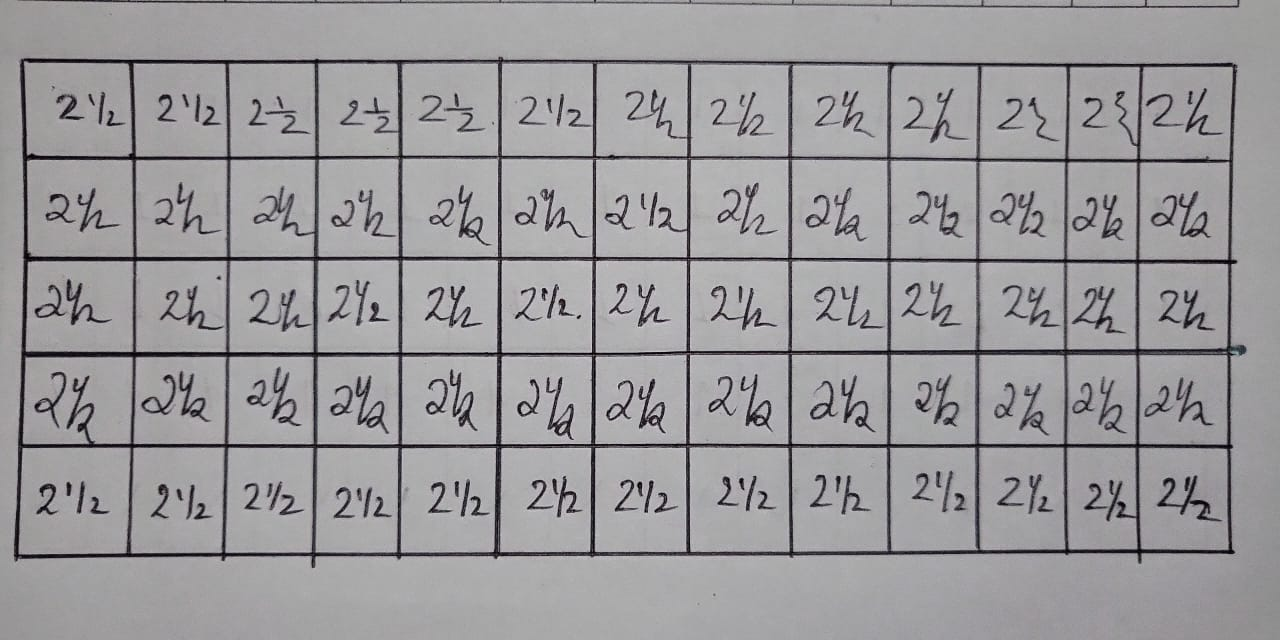
#> input picture Aneeta/Table_extraction/2.5.jpg, 1280 x 640 px
$ jupyter execute Crop_table.ipynb
#> lines starting #> are read from the running program, lines starting #| are printed output that depends on the picture; after the words box and inside, x2 and y2 are one past the last pixel; in counts of white or black regions, pixels touching at a corner belong together
#> further down, image is the input picture: shape (640, 1280, 3); mean B, G, R 155.7, 153.5, 154.9
[cell 1]
import cv2
import numpy as np

[cell 2]
def crop_table(image):
    gray =cv2.cvtColor(image, cv2.COLOR_BGR2GRAY)
    blurred = cv2.GaussianBlur(gray, (5,5), 0)
    edges = cv2.Canny(blurred, 50, 150)
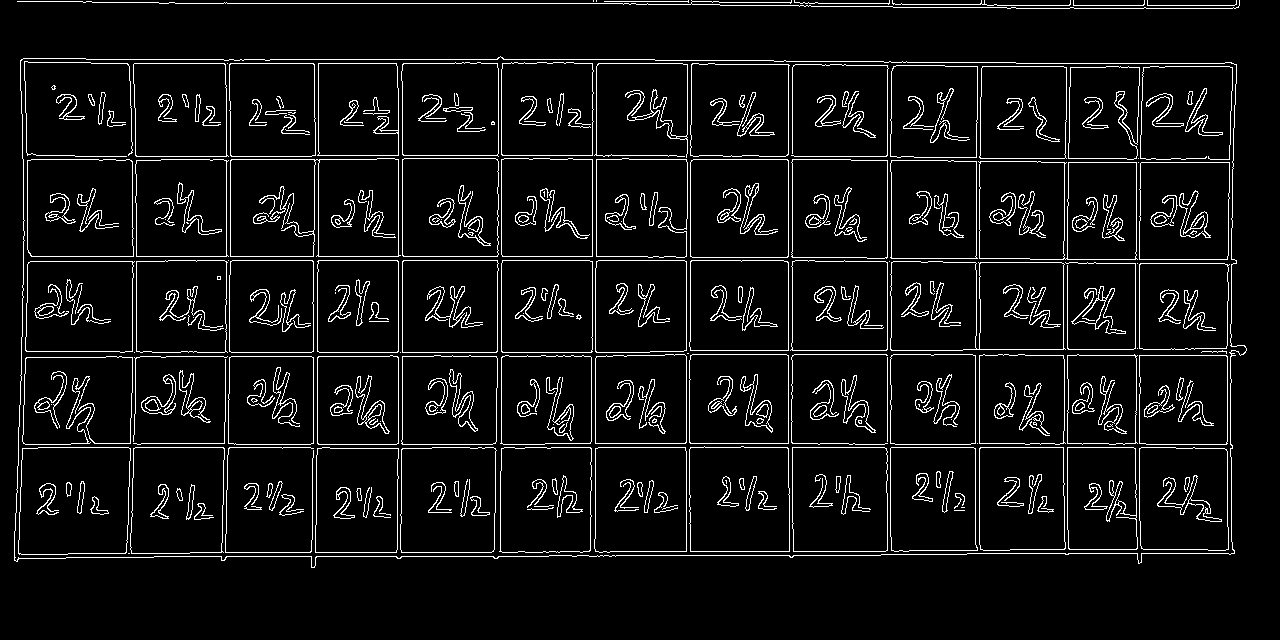
#> edges: shape (640, 1280); 6.9% white in thin lines or dots, all inside (x1, y1, x2, y2) = (14, 0, 1247, 568)
    contours, _ =cv2.findContours(edges, cv2.RETR_EXTERNAL, cv2.CHAIN_APPROX_SIMPLE)
#> contours = 9 contours, 8 with area under 20; largest, box (x1, y1, x2, y2) and area: (14, 56, 1247, 568) 599676
    valid_contours = [cnt for cnt in contours if cv2.contourArea(cnt) > 1000]
#> valid_contours = 1 contour; box (x1, y1, x2, y2) and area: (14, 56, 1247, 568) 599676

    tab_co = []
    for cont in valid_contours:
        x, y, w, h = cv2.boundingRect(cont)
        tab_co.append((x, y, w, h))
#> this loop made 1 pass
#> (x, y, w, h) on pass 1: (14, 56, 1233, 512)
#> after the loop, tab_co = [(14, 56, 1233, 512)]
    return(tab_co)

[cell 3]
image_path = '2.5.jpg'
image = cv2.imread(image_path)
table_coordinates = crop_table(image)
#> table_coordinates = [(14, 56, 1233, 512)]

[cell 4]
x, y, w, h = min(table_coordinates)
#> x = 14; y = 56; w = 1233; h = 512
sp_tab = image[y:y+h, x:x+w]
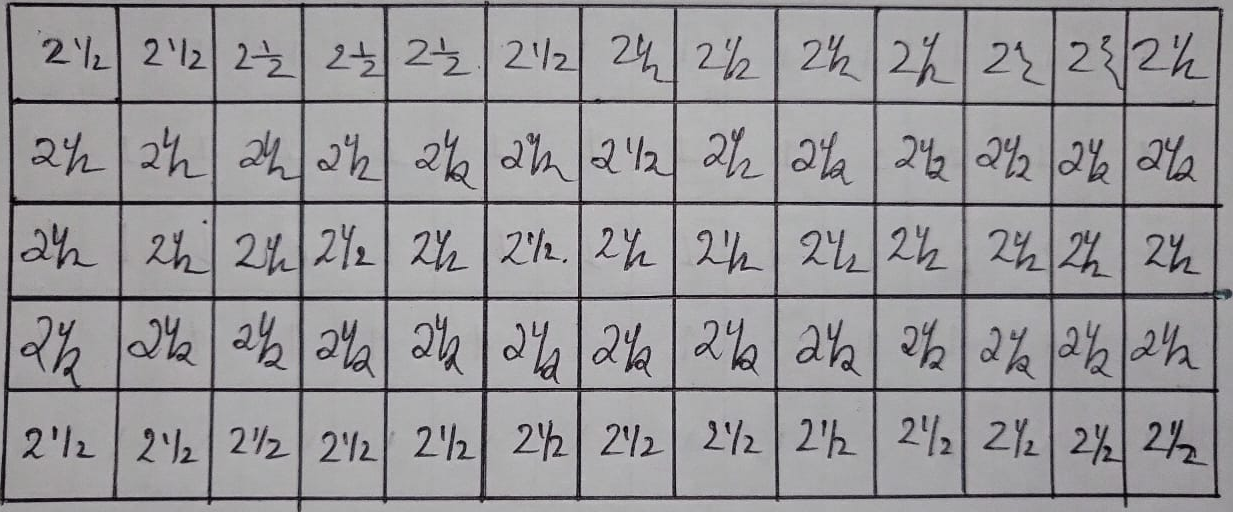
#> sp_tab: shape (512, 1233, 3); mean B, G, R 153.9, 151.3, 152.9
cv2.imwrite('Cropped1.jpg', sp_tab)
#> Out = True

[cell 5]
image = cv2.imread('Cropped1.jpg')
#> image: shape (512, 1233, 3)
h = image.shape[0] // 5
#> h = 102
w = image.shape[1] // 13
#> w = 94

for i in range(5):
    for j in range(13):
        ystart = i * h
        yend = (i + 1) * h
        xstart = j * w
        xend = (j + 1) * w

        if ystart < image.shape[0] and xstart < image.shape[1]:
            box = image[ystart:yend, xstart:xend]
            cv2.imwrite(f'./Cropped_Cells/box_{i}_{j}.jpg', box)
#> this loop made 5 passes
#> pass 1, `cv2.imwrite(f'./Cropped_Cells/box_{i}_{j}.jpg', box)`:
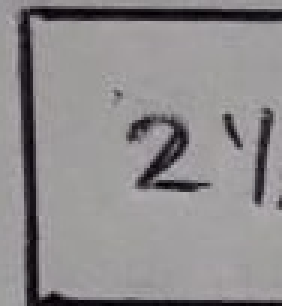
#> saved as box_0_0.jpg: shape (102, 94, 3) (shown 3 times larger); mean B, G, R 141.1, 139.7, 142.5
#> pass 1, `cv2.imwrite(f'./Cropped_Cells/box_{i}_{j}.jpg', box)`:
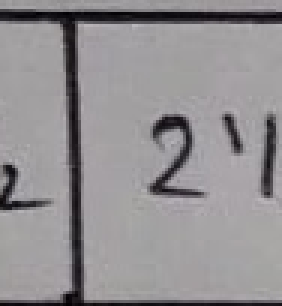
#> saved as box_0_1.jpg: shape (102, 94, 3) (shown 3 times larger); mean B, G, R 146.1, 143.8, 146.6
#> pass 1, `cv2.imwrite(f'./Cropped_Cells/box_{i}_{j}.jpg', box)`:
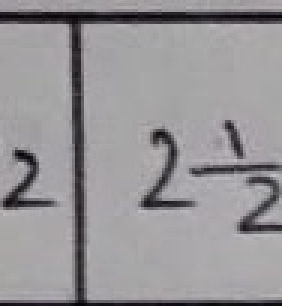
#> saved as box_0_2.jpg: shape (102, 94, 3) (shown 3 times larger); mean B, G, R 151, 148.6, 150.6
#> pass 1, `cv2.imwrite(f'./Cropped_Cells/box_{i}_{j}.jpg', box)`:
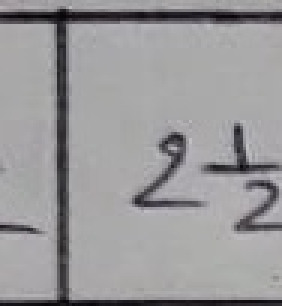
#> saved as box_0_3.jpg: shape (102, 94, 3) (shown 3 times larger); mean B, G, R 154.2, 152.6, 153.7
